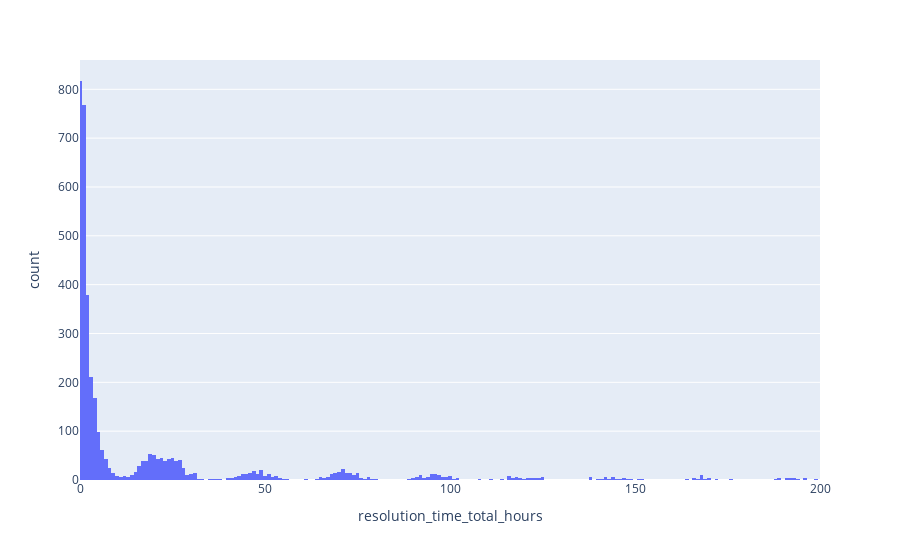

This figure's notebook cell:
### Markdown cell above
### How quickly are INC resolved

### Code cell
# Histogram of INC resolved per hour
df_resolution_time = df_main['resolution_time_length']
fig = px.histogram(df_main['resolution_time_total_hours'], x="resolution_time_total_hours", range_x=[0,200])

fig.update_traces(xbins=dict( # bins/intervals used for histogram
        size=1
    ))

fig.show()

### Figure 1 — Plotly figure (JSON) as saved in the notebook; plotly's stock layout.template omitted (floating-point values rounded to 4 significant figures; data arrays with more than 128 entries replaced by an {"elided": "..."} marker saying what was removed)
{"data": [{"alignmentgroup": "True", "bingroup": "x", "hovertemplate": "resolution_time_total_hours=%{x}<br>count=%{y}<extra></extra>", "legendgroup": "", "marker": {"color": "#636efa"}, "name": "", "offsetgroup": "", "orientation": "v", "showlegend": false, "type": "histogram", "x": {"elided": "3924 float values"}, "xaxis": "x", "xbins": {"size": 1}, "yaxis": "y"}], "layout": {"barmode": "relative", "legend": {"tracegroupgap": 0}, "margin": {"t": 60}, "xaxis": {"anchor": "y", "domain": [0, 1], "range": [0, 200], "title": {"text": "resolution_time_total_hours"}}, "yaxis": {"anchor": "x", "domain": [0, 1], "title": {"text": "count"}}}}
